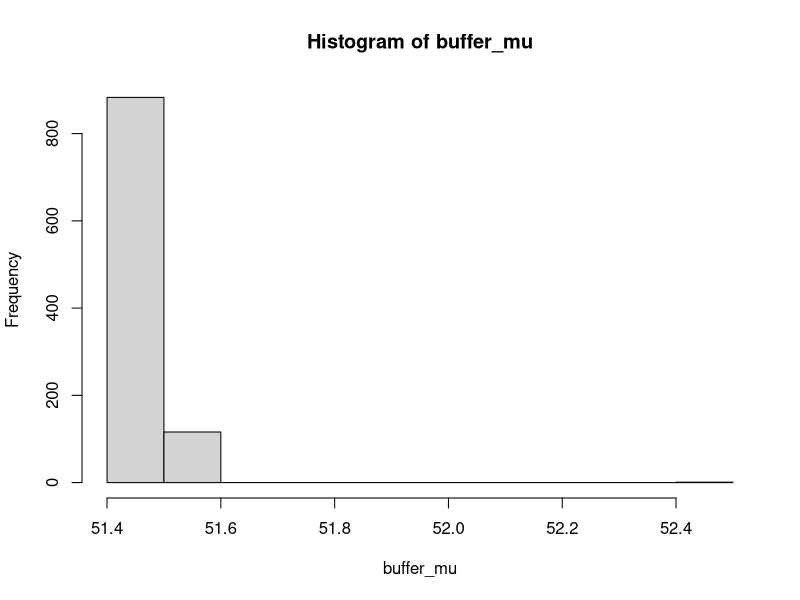
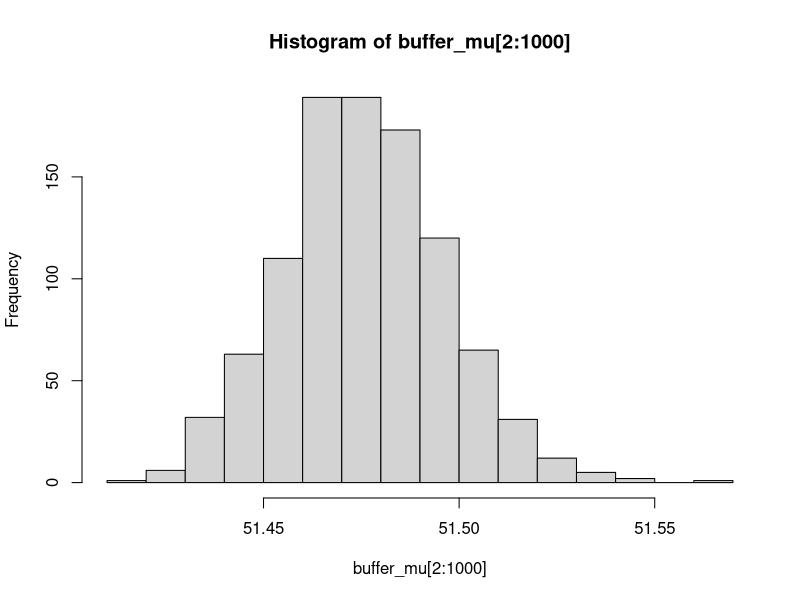
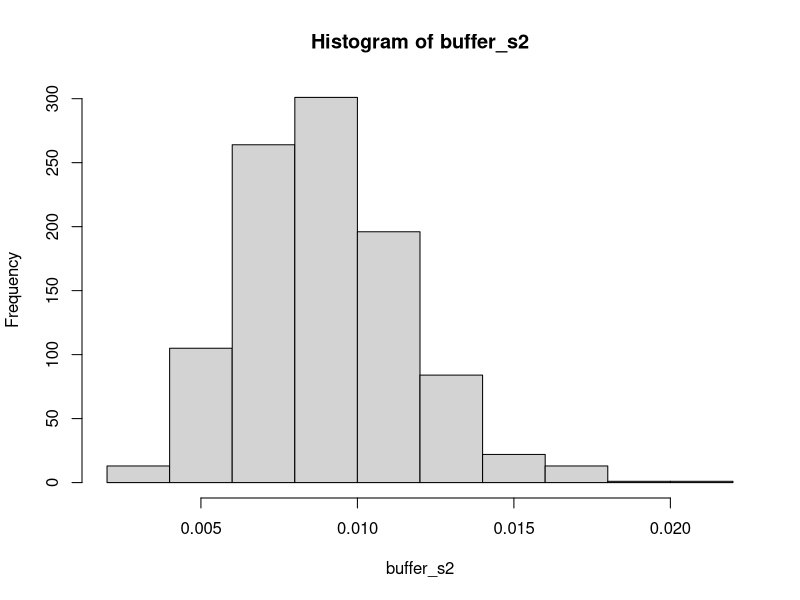

Write R code to recreate these figures, in order.
library(R6)
# ?R6Class

normal_model = R6Class(
  classname = "normal_model",
  public = list(y=NULL,mu=NULL,s2=NULL,tau_0=NULL,nu_0=NULL,y_mean=NULL,y_var=NULL,initial_mu=1,initial_s2=1,iteration=0,# what I need in self environment; initial them to null
                initialize = function(y,mu_0,s2_0,tau_0,nu_0,initial_mu=1,initial_s2=1) { # what I need to input
                  # This is "self" of initialize env.
                  self$y = y
                  self$y_mean = mean(y)
                  self$y_var = var(y)
                  self$mu = mu_0
                  self$initial_mu = initial_mu
                  self$s2 = s2_0
                  self$initial_s2 = initial_s2
                  self$tau_0 = tau_0
                  self$nu_0 = nu_0
                  self$iteration = 0
                },
                update = function(){
                  n = length(self$y)
                  mu = rnorm(1, 
                             mean = (((n * self$y_mean)/ self$s2) + (self$initial_mu/(self$tau_0^2))) / 
                               ((n/self$s2) + (1/(self$tau_0^2))),
                             sd = ((n/(self$s2) + 1/(self$tau_0^2)))^(-1/2))
                  s2 = (rgamma(1,
                               shape = (n + self$nu_0)/2,
                               rate = ((n-1) * (self$y_var) + 
                                         n * (self$y_mean - self$mu)^2 +
                                         self$nu_0 * self$initial_s2) /2))
                  self$mu = mu
                  self$s2 = s2
                  
                  self$iteration = self$iteration + 1
                  invisible(self)
                }
  ),
)


Y = c(24,43,58,71,43,49,61,44,67,49,53,56,59,52,62,54,57,33,46,43,57)
sampler <- normal_model$new(y=Y,mu_0=42,tau_0=200,s2_0=400,nu_0=1)
buffer_mu <- buffer_s2 <- numeric(1000)
set.seed(111)
for (i in 1:1000){
  sampler$update()
  buffer_mu[i] = sampler$mu
  buffer_s2[i] = sampler$s2
}

# check:
sampler$iteration

mean(buffer_mu)
sd(buffer_mu)

mean(buffer_s2)
sd(buffer_s2)

hist(buffer_mu)
hist(buffer_mu[2:1000])
hist(buffer_s2)

posterior_distribution_samples = cbind(buffer_mu,buffer_s2)
head(posterior_distribution_samples)
